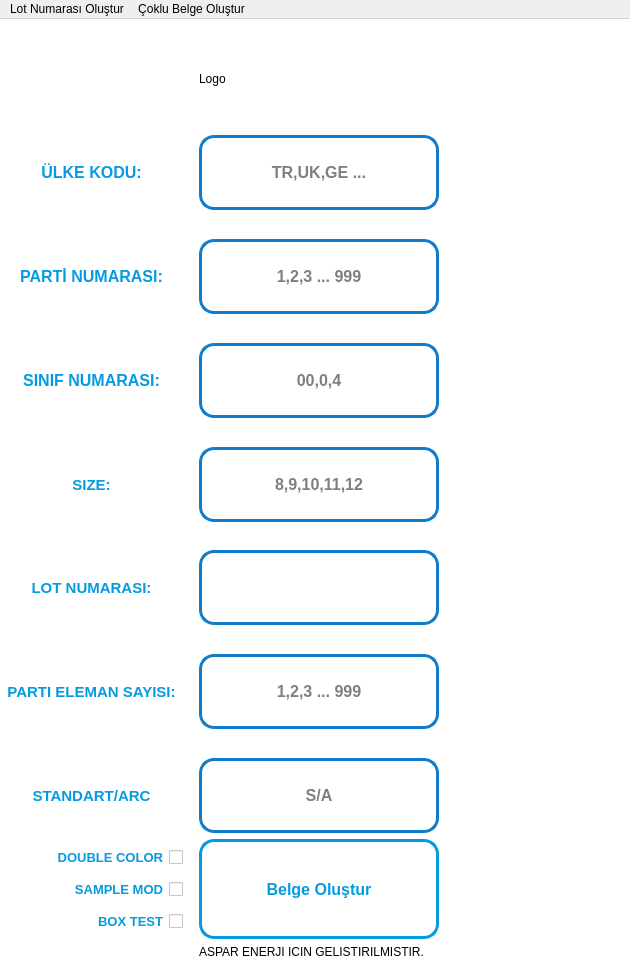
<?xml version="1.0" encoding="UTF-8"?>
<ui version="4.0">
 <class>MainWindow</class>
 <widget class="QMainWindow" name="MainWindow">
  <property name="geometry">
   <rect>
    <x>0</x>
    <y>0</y>
    <width>630</width>
    <height>975</height>
   </rect>
  </property>
  <property name="sizePolicy">
   <sizepolicy hsizetype="Fixed" vsizetype="Fixed">
    <horstretch>0</horstretch>
    <verstretch>0</verstretch>
   </sizepolicy>
  </property>
  <property name="minimumSize">
   <size>
    <width>630</width>
    <height>975</height>
   </size>
  </property>
  <property name="maximumSize">
   <size>
    <width>630</width>
    <height>975</height>
   </size>
  </property>
  <property name="windowTitle">
   <string>ASPARSER</string>
  </property>
  <widget class="QWidget" name="centralwidget">
   <property name="styleSheet">
    <string notr="true">background-color: rgb(255, 255, 255);border:0;</string>
   </property>
   <widget class="QWidget" name="gridLayoutWidget">
    <property name="geometry">
     <rect>
      <x>0</x>
      <y>10</y>
      <width>621</width>
      <height>930</height>
     </rect>
    </property>
    <layout class="QGridLayout" name="gridLayout">
     <item row="0" column="3">
      <spacer name="horizontalSpacer_2">
       <property name="orientation">
        <enum>Qt::Horizontal</enum>
       </property>
       <property name="sizeHint" stdset="0">
        <size>
         <width>40</width>
         <height>20</height>
        </size>
       </property>
      </spacer>
     </item>
     <item row="1" column="0">
      <widget class="QLabel" name="ulke_label">
       <property name="minimumSize">
        <size>
         <width>0</width>
         <height>75</height>
        </size>
       </property>
       <property name="font">
        <font>
         <pointsize>12</pointsize>
         <weight>75</weight>
         <bold>true</bold>
        </font>
       </property>
       <property name="styleSheet">
        <string notr="true">color: rgb(4, 155, 224);</string>
       </property>
       <property name="text">
        <string>ÜLKE KODU:</string>
       </property>
       <property name="alignment">
        <set>Qt::AlignCenter</set>
       </property>
      </widget>
     </item>
     <item row="13" column="2">
      <widget class="QLineEdit" name="sa_line">
       <property name="minimumSize">
        <size>
         <width>0</width>
         <height>75</height>
        </size>
       </property>
       <property name="font">
        <font>
         <pointsize>12</pointsize>
         <weight>75</weight>
         <bold>true</bold>
        </font>
       </property>
       <property name="styleSheet">
        <string notr="true">QLineEdit{

border: 3px solid;
border-color:rgb(17, 124, 202);
border-radius:15px

}</string>
       </property>
       <property name="alignment">
        <set>Qt::AlignCenter</set>
       </property>
       <property name="placeholderText">
        <string>S/A</string>
       </property>
      </widget>
     </item>
     <item row="11" column="0">
      <widget class="QLabel" name="parti_eleman_label">
       <property name="font">
        <font>
         <pointsize>11</pointsize>
         <weight>75</weight>
         <bold>true</bold>
        </font>
       </property>
       <property name="styleSheet">
        <string notr="true">color: rgb(4, 155, 224);</string>
       </property>
       <property name="text">
        <string>PARTI ELEMAN SAYISI:</string>
       </property>
       <property name="alignment">
        <set>Qt::AlignCenter</set>
       </property>
      </widget>
     </item>
     <item row="8" column="0">
      <spacer name="verticalSpacer_4">
       <property name="orientation">
        <enum>Qt::Vertical</enum>
       </property>
       <property name="sizeHint" stdset="0">
        <size>
         <width>20</width>
         <height>40</height>
        </size>
       </property>
      </spacer>
     </item>
     <item row="6" column="0">
      <spacer name="verticalSpacer_3">
       <property name="orientation">
        <enum>Qt::Vertical</enum>
       </property>
       <property name="sizeHint" stdset="0">
        <size>
         <width>20</width>
         <height>40</height>
        </size>
       </property>
      </spacer>
     </item>
     <item row="14" column="2">
      <widget class="QPushButton" name="pushButton">
       <property name="minimumSize">
        <size>
         <width>0</width>
         <height>100</height>
        </size>
       </property>
       <property name="font">
        <font>
         <pointsize>12</pointsize>
         <weight>75</weight>
         <italic>false</italic>
         <bold>true</bold>
        </font>
       </property>
       <property name="styleSheet">
        <string notr="true">QPushButton {
color: rgb(4, 155, 224);
background-color: rgb(255, 255, 255);
border: 3px solid;
border-color:#049BE0;
border-radius:15px
}

QPushButton:hover{
	color: rgb(255, 255, 255);
	background-color: rgb(4, 155, 224);

}

QPushButton:pressed{
	background-color: rgb(62, 198, 247);
}</string>
       </property>
       <property name="text">
        <string>Belge Oluştur</string>
       </property>
      </widget>
     </item>
     <item row="9" column="0">
      <widget class="QLabel" name="lot_label">
       <property name="font">
        <font>
         <pointsize>11</pointsize>
         <weight>75</weight>
         <bold>true</bold>
        </font>
       </property>
       <property name="styleSheet">
        <string notr="true">color: rgb(4, 155, 224);</string>
       </property>
       <property name="text">
        <string>LOT NUMARASI:</string>
       </property>
       <property name="alignment">
        <set>Qt::AlignCenter</set>
       </property>
      </widget>
     </item>
     <item row="5" column="0">
      <widget class="QLabel" name="sinif_label">
       <property name="minimumSize">
        <size>
         <width>0</width>
         <height>75</height>
        </size>
       </property>
       <property name="font">
        <font>
         <pointsize>12</pointsize>
         <weight>75</weight>
         <bold>true</bold>
        </font>
       </property>
       <property name="styleSheet">
        <string notr="true">color: rgb(4, 155, 224);</string>
       </property>
       <property name="text">
        <string>SINIF NUMARASI:</string>
       </property>
       <property name="alignment">
        <set>Qt::AlignCenter</set>
       </property>
      </widget>
     </item>
     <item row="12" column="0">
      <spacer name="verticalSpacer_6">
       <property name="orientation">
        <enum>Qt::Vertical</enum>
       </property>
       <property name="sizeHint" stdset="0">
        <size>
         <width>20</width>
         <height>40</height>
        </size>
       </property>
      </spacer>
     </item>
     <item row="16" column="2">
      <widget class="QLabel" name="label_3">
       <property name="text">
        <string>ASPAR ENERJI ICIN GELISTIRILMISTIR.</string>
       </property>
      </widget>
     </item>
     <item row="0" column="2">
      <widget class="QLabel" name="logo">
       <property name="sizePolicy">
        <sizepolicy hsizetype="Fixed" vsizetype="Fixed">
         <horstretch>0</horstretch>
         <verstretch>0</verstretch>
        </sizepolicy>
       </property>
       <property name="minimumSize">
        <size>
         <width>240</width>
         <height>100</height>
        </size>
       </property>
       <property name="maximumSize">
        <size>
         <width>240</width>
         <height>100</height>
        </size>
       </property>
       <property name="text">
        <string>Logo</string>
       </property>
      </widget>
     </item>
     <item row="0" column="0">
      <spacer name="horizontalSpacer">
       <property name="orientation">
        <enum>Qt::Horizontal</enum>
       </property>
       <property name="sizeHint" stdset="0">
        <size>
         <width>40</width>
         <height>20</height>
        </size>
       </property>
      </spacer>
     </item>
     <item row="7" column="2">
      <widget class="QLineEdit" name="size_line">
       <property name="minimumSize">
        <size>
         <width>0</width>
         <height>75</height>
        </size>
       </property>
       <property name="font">
        <font>
         <pointsize>12</pointsize>
         <weight>75</weight>
         <bold>true</bold>
        </font>
       </property>
       <property name="styleSheet">
        <string notr="true">QLineEdit{

border: 3px solid;
border-color:rgb(17, 124, 202);
border-radius:15px

}</string>
       </property>
       <property name="text">
        <string/>
       </property>
       <property name="alignment">
        <set>Qt::AlignCenter</set>
       </property>
       <property name="placeholderText">
        <string>8,9,10,11,12</string>
       </property>
      </widget>
     </item>
     <item row="3" column="2">
      <widget class="QLineEdit" name="parti_line">
       <property name="minimumSize">
        <size>
         <width>0</width>
         <height>75</height>
        </size>
       </property>
       <property name="font">
        <font>
         <pointsize>12</pointsize>
         <weight>75</weight>
         <bold>true</bold>
        </font>
       </property>
       <property name="styleSheet">
        <string notr="true">QLineEdit{

border: 3px solid;
border-color:rgb(17, 124, 202);
border-radius:15px

}</string>
       </property>
       <property name="text">
        <string/>
       </property>
       <property name="alignment">
        <set>Qt::AlignCenter</set>
       </property>
       <property name="placeholderText">
        <string>1,2,3 ... 999</string>
       </property>
      </widget>
     </item>
     <item row="4" column="0">
      <spacer name="verticalSpacer_2">
       <property name="orientation">
        <enum>Qt::Vertical</enum>
       </property>
       <property name="sizeHint" stdset="0">
        <size>
         <width>20</width>
         <height>40</height>
        </size>
       </property>
      </spacer>
     </item>
     <item row="7" column="0">
      <widget class="QLabel" name="size_label">
       <property name="minimumSize">
        <size>
         <width>0</width>
         <height>75</height>
        </size>
       </property>
       <property name="font">
        <font>
         <pointsize>11</pointsize>
         <weight>75</weight>
         <bold>true</bold>
        </font>
       </property>
       <property name="styleSheet">
        <string notr="true">color: rgb(4, 155, 224);</string>
       </property>
       <property name="text">
        <string>SIZE:</string>
       </property>
       <property name="alignment">
        <set>Qt::AlignCenter</set>
       </property>
      </widget>
     </item>
     <item row="13" column="0">
      <widget class="QLabel" name="sa_label">
       <property name="font">
        <font>
         <pointsize>11</pointsize>
         <weight>75</weight>
         <bold>true</bold>
        </font>
       </property>
       <property name="styleSheet">
        <string notr="true">color: rgb(4, 155, 224);</string>
       </property>
       <property name="text">
        <string>STANDART/ARC</string>
       </property>
       <property name="alignment">
        <set>Qt::AlignCenter</set>
       </property>
      </widget>
     </item>
     <item row="1" column="2">
      <widget class="QLineEdit" name="ulke_line">
       <property name="minimumSize">
        <size>
         <width>0</width>
         <height>75</height>
        </size>
       </property>
       <property name="font">
        <font>
         <pointsize>12</pointsize>
         <weight>75</weight>
         <bold>true</bold>
        </font>
       </property>
       <property name="styleSheet">
        <string notr="true">QLineEdit{

border: 3px solid;
border-color:rgb(17, 124, 202);
border-radius:15px

}</string>
       </property>
       <property name="text">
        <string/>
       </property>
       <property name="alignment">
        <set>Qt::AlignCenter</set>
       </property>
       <property name="placeholderText">
        <string>TR,UK,GE ...</string>
       </property>
      </widget>
     </item>
     <item row="3" column="0">
      <widget class="QLabel" name="parti_label">
       <property name="minimumSize">
        <size>
         <width>0</width>
         <height>75</height>
        </size>
       </property>
       <property name="font">
        <font>
         <pointsize>12</pointsize>
         <weight>75</weight>
         <bold>true</bold>
        </font>
       </property>
       <property name="styleSheet">
        <string notr="true">color: rgb(4, 155, 224);</string>
       </property>
       <property name="text">
        <string>PARTİ NUMARASI:</string>
       </property>
       <property name="alignment">
        <set>Qt::AlignCenter</set>
       </property>
      </widget>
     </item>
     <item row="9" column="2">
      <widget class="QLineEdit" name="lot_line">
       <property name="minimumSize">
        <size>
         <width>0</width>
         <height>75</height>
        </size>
       </property>
       <property name="font">
        <font>
         <pointsize>12</pointsize>
         <weight>75</weight>
         <bold>true</bold>
        </font>
       </property>
       <property name="styleSheet">
        <string notr="true">QLineEdit{

border: 3px solid;
border-color:rgb(17, 124, 202);
border-radius:15px

}</string>
       </property>
       <property name="alignment">
        <set>Qt::AlignCenter</set>
       </property>
      </widget>
     </item>
     <item row="11" column="2">
      <widget class="QLineEdit" name="parti_eleman_line">
       <property name="minimumSize">
        <size>
         <width>0</width>
         <height>75</height>
        </size>
       </property>
       <property name="font">
        <font>
         <pointsize>12</pointsize>
         <weight>75</weight>
         <bold>true</bold>
        </font>
       </property>
       <property name="styleSheet">
        <string notr="true">QLineEdit{

border: 3px solid;
border-color:rgb(17, 124, 202);
border-radius:15px

}</string>
       </property>
       <property name="alignment">
        <set>Qt::AlignCenter</set>
       </property>
       <property name="placeholderText">
        <string>1,2,3 ... 999</string>
       </property>
      </widget>
     </item>
     <item row="10" column="0">
      <spacer name="verticalSpacer_5">
       <property name="orientation">
        <enum>Qt::Vertical</enum>
       </property>
       <property name="sizeHint" stdset="0">
        <size>
         <width>20</width>
         <height>40</height>
        </size>
       </property>
      </spacer>
     </item>
     <item row="5" column="2">
      <widget class="QLineEdit" name="sinif_line">
       <property name="minimumSize">
        <size>
         <width>0</width>
         <height>75</height>
        </size>
       </property>
       <property name="font">
        <font>
         <pointsize>12</pointsize>
         <weight>75</weight>
         <bold>true</bold>
        </font>
       </property>
       <property name="styleSheet">
        <string notr="true">QLineEdit{

border: 3px solid;
border-color:rgb(17, 124, 202);
border-radius:15px

}</string>
       </property>
       <property name="text">
        <string/>
       </property>
       <property name="alignment">
        <set>Qt::AlignCenter</set>
       </property>
       <property name="placeholderText">
        <string>00,0,4</string>
       </property>
      </widget>
     </item>
     <item row="2" column="0">
      <spacer name="verticalSpacer">
       <property name="orientation">
        <enum>Qt::Vertical</enum>
       </property>
       <property name="sizeHint" stdset="0">
        <size>
         <width>20</width>
         <height>40</height>
        </size>
       </property>
      </spacer>
     </item>
     <item row="14" column="1">
      <spacer name="horizontalSpacer_3">
       <property name="orientation">
        <enum>Qt::Horizontal</enum>
       </property>
       <property name="sizeType">
        <enum>QSizePolicy::Fixed</enum>
       </property>
       <property name="sizeHint" stdset="0">
        <size>
         <width>10</width>
         <height>20</height>
        </size>
       </property>
      </spacer>
     </item>
     <item row="14" column="0">
      <layout class="QVBoxLayout" name="verticalLayout">
       <item>
        <widget class="QCheckBox" name="double_color_checkBox">
         <property name="font">
          <font>
           <pointsize>10</pointsize>
           <weight>75</weight>
           <bold>true</bold>
          </font>
         </property>
         <property name="layoutDirection">
          <enum>Qt::RightToLeft</enum>
         </property>
         <property name="styleSheet">
          <string notr="true">color: rgb(4, 155, 224);</string>
         </property>
         <property name="text">
          <string>DOUBLE COLOR</string>
         </property>
        </widget>
       </item>
       <item>
        <widget class="QCheckBox" name="sample_mod_checkBox">
         <property name="font">
          <font>
           <pointsize>10</pointsize>
           <weight>75</weight>
           <bold>true</bold>
          </font>
         </property>
         <property name="acceptDrops">
          <bool>false</bool>
         </property>
         <property name="layoutDirection">
          <enum>Qt::RightToLeft</enum>
         </property>
         <property name="styleSheet">
          <string notr="true">color: rgb(4, 155, 224);</string>
         </property>
         <property name="text">
          <string>SAMPLE MOD</string>
         </property>
        </widget>
       </item>
       <item>
        <widget class="QCheckBox" name="box_test_checkBox">
         <property name="font">
          <font>
           <pointsize>10</pointsize>
           <weight>75</weight>
           <bold>true</bold>
          </font>
         </property>
         <property name="acceptDrops">
          <bool>false</bool>
         </property>
         <property name="layoutDirection">
          <enum>Qt::RightToLeft</enum>
         </property>
         <property name="styleSheet">
          <string notr="true">color: rgb(4, 155, 224);</string>
         </property>
         <property name="text">
          <string>BOX TEST</string>
         </property>
        </widget>
       </item>
      </layout>
     </item>
    </layout>
   </widget>
  </widget>
  <widget class="QMenuBar" name="menuBar">
   <property name="geometry">
    <rect>
     <x>0</x>
     <y>0</y>
     <width>630</width>
     <height>26</height>
    </rect>
   </property>
   <widget class="QMenu" name="menu_lot">
    <property name="title">
     <string>Lot Numarası Oluştur</string>
    </property>
   </widget>
   <widget class="QMenu" name="menu_coklu">
    <property name="title">
     <string>Çoklu Belge Oluştur</string>
    </property>
    <addaction name="menu_ikili"/>
    <addaction name="separator"/>
    <addaction name="menu_dortlu"/>
    <addaction name="separator"/>
    <addaction name="menu_altili"/>
    <addaction name="separator"/>
    <addaction name="menu_sekizli"/>
   </widget>
   <addaction name="menu_lot"/>
   <addaction name="menu_coklu"/>
  </widget>
  <action name="menu_ikili">
   <property name="text">
    <string>İkili Belge Oluştur</string>
   </property>
  </action>
  <action name="menu_dortlu">
   <property name="text">
    <string>Dörtlü Belge Oluştur</string>
   </property>
  </action>
  <action name="menu_altili">
   <property name="text">
    <string>Altılı Belge Oluştur</string>
   </property>
  </action>
  <action name="menu_sekizli">
   <property name="text">
    <string>Sekizli Belge Oluştur</string>
   </property>
  </action>
 </widget>
 <resources/>
 <connections/>
</ui>
